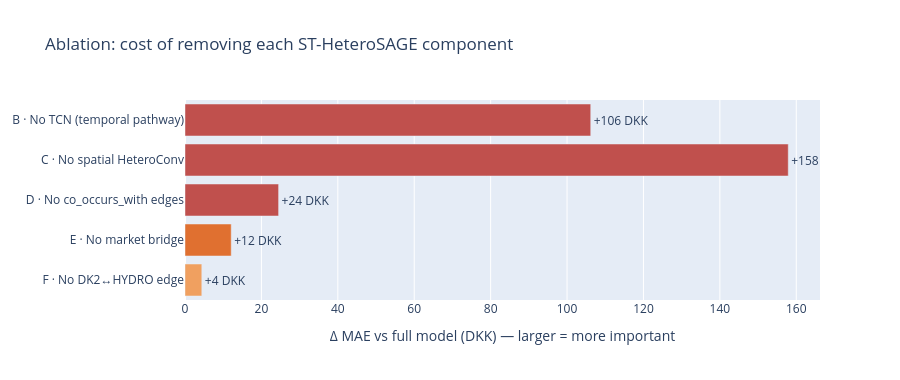

Notebook cell for this chart:
### Markdown cell above
### 8.2 Ablation study — ST-HeteroSAGE component contributions

### Code cell
abl = load_json("artifacts_hetero/st_ablation_results.json")
labels = {
    "A_full":        "A · Full model",
    "B_no_tcn":      "B · No TCN (temporal pathway)",
    "C_no_spatial":  "C · No spatial HeteroConv",
    "D_no_cooccurs": "D · No co_occurs_with edges",
    "E_no_market":   "E · No market bridge",
    "F_no_hydro":    "F · No DK2↔HYDRO edge",
}
base = abl["A_full"]["mae"]
df_abl = pd.DataFrame([{
    "Variant": labels[k], "MAE (DKK)": round(abl[k]["mae"],1),
    "R²": round(abl[k]["r2"],3), "Δ MAE": round(abl[k]["mae"]-base,1),
    "Δ%": f"{(abl[k]['mae']-base)/base*100:+.1f}%",
} for k in labels]).set_index("Variant")
display(df_abl)

deltas = df_abl["Δ MAE"].iloc[1:]
bar_colors = ['#c0504d' if v>20 else '#e07030' if v>10 else '#f0a060' for v in deltas.values]
fig = go.Figure(go.Bar(
    y=deltas.index[::-1].tolist(),
    x=deltas.values[::-1].tolist(),
    orientation='h',
    marker_color=bar_colors[::-1],
    text=[f"+{v:.0f} DKK" for v in deltas.values[::-1]],
    textposition='outside',
))
fig.update_layout(
    title="Ablation: cost of removing each ST-HeteroSAGE component",
    xaxis_title="Δ MAE vs full model (DKK) — larger = more important",
    height=380,
)
fig.show()

### Figure 1 — Plotly figure (JSON) as saved in the notebook; plotly's stock layout.template omitted (floating-point values rounded to 4 significant figures)
{"data": [{"marker": {"color": ["#f0a060", "#e07030", "#c0504d", "#c0504d", "#c0504d"]}, "orientation": "h", "text": ["+4 DKK", "+12 DKK", "+24 DKK", "+158 DKK", "+106 DKK"], "textposition": "outside", "type": "bar", "x": [4.4, 12.1, 24.5, 157.9, 106.2], "y": ["F · No DK2↔HYDRO edge", "E · No market bridge", "D · No co_occurs_with edges", "C · No spatial HeteroConv", "B · No TCN (temporal pathway)"]}], "layout": {"height": 380, "title": {"text": "Ablation: cost of removing each ST-HeteroSAGE component"}, "xaxis": {"title": {"text": "Δ MAE vs full model (DKK) — larger = more important"}}}}
